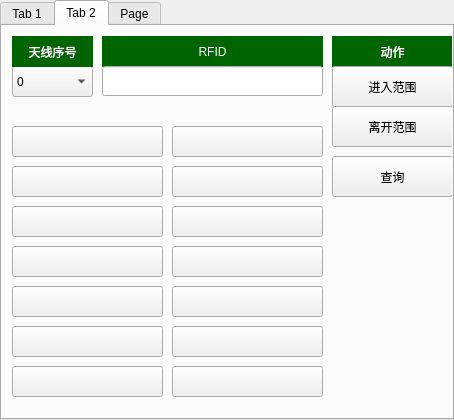
<?xml version="1.0" encoding="UTF-8"?>
<ui version="4.0">
 <class>DeviceSimulator</class>
 <widget class="QWidget" name="DeviceSimulator">
  <property name="geometry">
   <rect>
    <x>0</x>
    <y>0</y>
    <width>454</width>
    <height>420</height>
   </rect>
  </property>
  <property name="windowTitle">
   <string>Form</string>
  </property>
  <layout class="QVBoxLayout" name="verticalLayout">
   <property name="spacing">
    <number>0</number>
   </property>
   <property name="leftMargin">
    <number>0</number>
   </property>
   <property name="topMargin">
    <number>0</number>
   </property>
   <property name="rightMargin">
    <number>0</number>
   </property>
   <property name="bottomMargin">
    <number>0</number>
   </property>
   <item>
    <widget class="QTabWidget" name="tabWidget">
     <property name="styleSheet">
      <string notr="true">#tabWidget{
border:1px solid grey;
}
QLabel{
font: 20px &quot;微软雅黑&quot;;
background-color: rgb(0, 100, 0);
color: rgb(255, 255, 255);
}
QPushButton{
font: 18px &quot;微软雅黑&quot;;
}
</string>
     </property>
     <property name="tabShape">
      <enum>QTabWidget::Rounded</enum>
     </property>
     <property name="currentIndex">
      <number>1</number>
     </property>
     <widget class="QWidget" name="tab_card">
      <property name="styleSheet">
       <string notr="true"/>
      </property>
      <attribute name="title">
       <string>Tab 1</string>
      </attribute>
      <widget class="QLineEdit" name="cardId">
       <property name="geometry">
        <rect>
         <x>60</x>
         <y>20</y>
         <width>271</width>
         <height>31</height>
        </rect>
       </property>
      </widget>
      <widget class="QLabel" name="label">
       <property name="geometry">
        <rect>
         <x>10</x>
         <y>20</y>
         <width>51</width>
         <height>31</height>
        </rect>
       </property>
       <property name="text">
        <string>卡号</string>
       </property>
      </widget>
      <widget class="QPushButton" name="card_submit">
       <property name="geometry">
        <rect>
         <x>360</x>
         <y>20</y>
         <width>80</width>
         <height>31</height>
        </rect>
       </property>
       <property name="text">
        <string>提交</string>
       </property>
      </widget>
      <widget class="QFrame" name="frame">
       <property name="geometry">
        <rect>
         <x>10</x>
         <y>70</y>
         <width>431</width>
         <height>311</height>
        </rect>
       </property>
       <property name="frameShape">
        <enum>QFrame::StyledPanel</enum>
       </property>
       <property name="frameShadow">
        <enum>QFrame::Raised</enum>
       </property>
       <widget class="QPushButton" name="card0">
        <property name="geometry">
         <rect>
          <x>10</x>
          <y>10</y>
          <width>300</width>
          <height>41</height>
         </rect>
        </property>
        <property name="text">
         <string/>
        </property>
       </widget>
       <widget class="QPushButton" name="card1">
        <property name="geometry">
         <rect>
          <x>10</x>
          <y>70</y>
          <width>300</width>
          <height>41</height>
         </rect>
        </property>
        <property name="text">
         <string/>
        </property>
       </widget>
       <widget class="QPushButton" name="card2">
        <property name="geometry">
         <rect>
          <x>10</x>
          <y>130</y>
          <width>300</width>
          <height>41</height>
         </rect>
        </property>
        <property name="text">
         <string/>
        </property>
       </widget>
       <widget class="QPushButton" name="card3">
        <property name="geometry">
         <rect>
          <x>10</x>
          <y>190</y>
          <width>300</width>
          <height>41</height>
         </rect>
        </property>
        <property name="text">
         <string/>
        </property>
       </widget>
       <widget class="QPushButton" name="card4">
        <property name="geometry">
         <rect>
          <x>10</x>
          <y>250</y>
          <width>300</width>
          <height>41</height>
         </rect>
        </property>
        <property name="text">
         <string/>
        </property>
       </widget>
       <widget class="QLabel" name="label_2">
        <property name="geometry">
         <rect>
          <x>320</x>
          <y>0</y>
          <width>111</width>
          <height>311</height>
         </rect>
        </property>
        <property name="styleSheet">
         <string notr="true"/>
        </property>
        <property name="text">
         <string>点
击
卡
号
快
捷
写
入</string>
        </property>
        <property name="alignment">
         <set>Qt::AlignCenter</set>
        </property>
       </widget>
      </widget>
     </widget>
     <widget class="QWidget" name="tab_rfid">
      <attribute name="title">
       <string>Tab 2</string>
      </attribute>
      <widget class="QComboBox" name="antId">
       <property name="geometry">
        <rect>
         <x>10</x>
         <y>40</y>
         <width>81</width>
         <height>31</height>
        </rect>
       </property>
       <property name="maxCount">
        <number>16</number>
       </property>
       <item>
        <property name="text">
         <string>0</string>
        </property>
       </item>
       <item>
        <property name="text">
         <string>1</string>
        </property>
       </item>
       <item>
        <property name="text">
         <string>2</string>
        </property>
       </item>
       <item>
        <property name="text">
         <string>3</string>
        </property>
       </item>
       <item>
        <property name="text">
         <string>4</string>
        </property>
       </item>
       <item>
        <property name="text">
         <string>5</string>
        </property>
       </item>
       <item>
        <property name="text">
         <string>6</string>
        </property>
       </item>
       <item>
        <property name="text">
         <string>7</string>
        </property>
       </item>
      </widget>
      <widget class="QLabel" name="label_3">
       <property name="geometry">
        <rect>
         <x>10</x>
         <y>10</y>
         <width>81</width>
         <height>31</height>
        </rect>
       </property>
       <property name="text">
        <string>天线序号</string>
       </property>
       <property name="alignment">
        <set>Qt::AlignCenter</set>
       </property>
      </widget>
      <widget class="QLabel" name="label_4">
       <property name="geometry">
        <rect>
         <x>100</x>
         <y>10</y>
         <width>221</width>
         <height>31</height>
        </rect>
       </property>
       <property name="text">
        <string>RFID</string>
       </property>
       <property name="alignment">
        <set>Qt::AlignCenter</set>
       </property>
      </widget>
      <widget class="QLineEdit" name="rfid">
       <property name="geometry">
        <rect>
         <x>100</x>
         <y>40</y>
         <width>221</width>
         <height>30</height>
        </rect>
       </property>
      </widget>
      <widget class="QLabel" name="label_5">
       <property name="geometry">
        <rect>
         <x>330</x>
         <y>10</y>
         <width>121</width>
         <height>31</height>
        </rect>
       </property>
       <property name="text">
        <string>动作</string>
       </property>
       <property name="alignment">
        <set>Qt::AlignCenter</set>
       </property>
      </widget>
      <widget class="QPushButton" name="rfidIn">
       <property name="geometry">
        <rect>
         <x>330</x>
         <y>40</y>
         <width>121</width>
         <height>41</height>
        </rect>
       </property>
       <property name="text">
        <string>进入范围</string>
       </property>
      </widget>
      <widget class="QPushButton" name="rfidOut">
       <property name="geometry">
        <rect>
         <x>330</x>
         <y>80</y>
         <width>121</width>
         <height>41</height>
        </rect>
       </property>
       <property name="text">
        <string>离开范围</string>
       </property>
      </widget>
      <widget class="QPushButton" name="id_0">
       <property name="geometry">
        <rect>
         <x>10</x>
         <y>100</y>
         <width>151</width>
         <height>31</height>
        </rect>
       </property>
       <property name="text">
        <string/>
       </property>
      </widget>
      <widget class="QPushButton" name="id_7">
       <property name="geometry">
        <rect>
         <x>170</x>
         <y>100</y>
         <width>151</width>
         <height>31</height>
        </rect>
       </property>
       <property name="text">
        <string/>
       </property>
      </widget>
      <widget class="QPushButton" name="id_1">
       <property name="geometry">
        <rect>
         <x>10</x>
         <y>140</y>
         <width>151</width>
         <height>31</height>
        </rect>
       </property>
       <property name="text">
        <string/>
       </property>
      </widget>
      <widget class="QPushButton" name="id_8">
       <property name="geometry">
        <rect>
         <x>170</x>
         <y>140</y>
         <width>151</width>
         <height>31</height>
        </rect>
       </property>
       <property name="text">
        <string/>
       </property>
      </widget>
      <widget class="QPushButton" name="id_2">
       <property name="geometry">
        <rect>
         <x>10</x>
         <y>180</y>
         <width>151</width>
         <height>31</height>
        </rect>
       </property>
       <property name="text">
        <string/>
       </property>
      </widget>
      <widget class="QPushButton" name="id_9">
       <property name="geometry">
        <rect>
         <x>170</x>
         <y>180</y>
         <width>151</width>
         <height>31</height>
        </rect>
       </property>
       <property name="text">
        <string/>
       </property>
      </widget>
      <widget class="QPushButton" name="id_3">
       <property name="geometry">
        <rect>
         <x>10</x>
         <y>220</y>
         <width>151</width>
         <height>31</height>
        </rect>
       </property>
       <property name="text">
        <string/>
       </property>
      </widget>
      <widget class="QPushButton" name="id_10">
       <property name="geometry">
        <rect>
         <x>170</x>
         <y>220</y>
         <width>151</width>
         <height>31</height>
        </rect>
       </property>
       <property name="text">
        <string/>
       </property>
      </widget>
      <widget class="QPushButton" name="id_4">
       <property name="geometry">
        <rect>
         <x>10</x>
         <y>260</y>
         <width>151</width>
         <height>31</height>
        </rect>
       </property>
       <property name="text">
        <string/>
       </property>
      </widget>
      <widget class="QPushButton" name="id_11">
       <property name="geometry">
        <rect>
         <x>170</x>
         <y>260</y>
         <width>151</width>
         <height>31</height>
        </rect>
       </property>
       <property name="text">
        <string/>
       </property>
      </widget>
      <widget class="QPushButton" name="id_5">
       <property name="geometry">
        <rect>
         <x>10</x>
         <y>300</y>
         <width>151</width>
         <height>31</height>
        </rect>
       </property>
       <property name="text">
        <string/>
       </property>
      </widget>
      <widget class="QPushButton" name="id_12">
       <property name="geometry">
        <rect>
         <x>170</x>
         <y>300</y>
         <width>151</width>
         <height>31</height>
        </rect>
       </property>
       <property name="text">
        <string/>
       </property>
      </widget>
      <widget class="QPushButton" name="id_6">
       <property name="geometry">
        <rect>
         <x>10</x>
         <y>340</y>
         <width>151</width>
         <height>31</height>
        </rect>
       </property>
       <property name="text">
        <string/>
       </property>
      </widget>
      <widget class="QPushButton" name="id_13">
       <property name="geometry">
        <rect>
         <x>170</x>
         <y>340</y>
         <width>151</width>
         <height>31</height>
        </rect>
       </property>
       <property name="text">
        <string/>
       </property>
      </widget>
      <widget class="QPushButton" name="rfidCheck">
       <property name="geometry">
        <rect>
         <x>330</x>
         <y>130</y>
         <width>121</width>
         <height>41</height>
        </rect>
       </property>
       <property name="text">
        <string>查询</string>
       </property>
      </widget>
     </widget>
     <widget class="QWidget" name="tab_server">
      <attribute name="title">
       <string>Page</string>
      </attribute>
     </widget>
    </widget>
   </item>
  </layout>
 </widget>
 <resources/>
 <connections/>
</ui>
